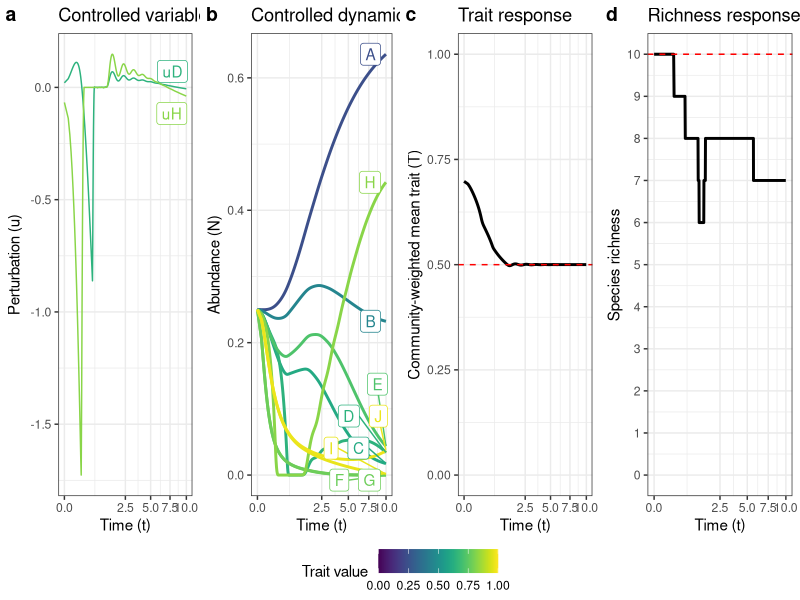

This chart was generated by the following R code:
library(ggplot2)
library(reshape2)
library(ggpubr)
library(dplyr)
library(viridis)
library(ggrepel)

# add in time series
data_statevars = read.csv("preds_statevars.csv",header=FALSE)
names(data_statevars) = LETTERS[1:ncol(data_statevars)]
data_perturbations = read.csv("preds_perturbations.csv",header=FALSE)
names(data_perturbations) = paste("u",LETTERS[1:ncol(data_statevars)],sep="")

data_time = read.csv("preds_time.csv",header=FALSE)
names(data_time) = "t"
data_aux = read.csv("preds_aux.csv",header=FALSE)
names(data_aux) = c("Blank","T_cwm","N_tot","richness")

data_traits = read.csv("preds_traits.csv",header=F) %>% rename(trait.value=V1) %>% mutate(species=LETTERS[1:ncol(data_statevars)])
data_traits = rbind(data_traits, data_traits %>% mutate(species=paste("u",species,sep="")))

data_ts = cbind(data_time, data_statevars, data_perturbations, data_aux)

data_ts_melted = melt(data_ts,id.vars=c("t")) %>%
  left_join(data_traits %>% rename(variable=species))

vars_perturbed = data_ts_melted %>% group_by(variable) %>% summarize(mean=mean(value)) %>% filter(variable %in% paste("u",LETTERS[1:ncol(data_statevars)],sep="")) %>% filter(mean!=0)



g_perturbation = ggplot(data=data_ts_melted %>% filter(variable %in% paste("u",LETTERS[1:ncol(data_statevars)],sep="") & variable %in% vars_perturbed$variable)) +
  geom_line(aes(x=t,y=value,col=trait.value,group=variable),size=0.5) + 
  theme_bw() +
  xlab("Time (t)") + ylab("Perturbation (u)") +
  geom_label_repel(data=data_ts_melted %>% filter(t==max(t) & variable %in% paste("u",LETTERS[1:ncol(data_statevars)],sep="") & variable %in% vars_perturbed$variable),aes(x=t,y=value,label=variable,color=trait.value),max.overlaps=Inf) +
  ggtitle('Controlled variable') +
  scale_color_viridis(name='Trait value',lim=c(0,1)) +
  scale_x_sqrt()

g_controlled = ggplot(data=data_ts_melted %>% filter(variable %in% LETTERS[1:ncol(data_statevars)])) +
  geom_line(aes(x=t,y=value,col=trait.value,group=variable),size=1) + 
  theme_bw() +
  xlab("Time (t)") + ylab("Abundance (N)") +
  geom_label_repel(data=data_ts_melted %>% filter(t==max(t) & variable %in% LETTERS[1:ncol(data_statevars)]),aes(x=t,y=value,label=variable,color=trait.value),max.overlaps=Inf) +
  ggtitle('Controlled dynamics') +
  scale_color_viridis(name='Trait value',lim=c(0,1)) +
  scale_x_sqrt()



g_trait = ggplot(data=data_ts_melted %>% filter(variable=="T_cwm")) + 
  geom_line(aes(x=t,y=value),size=1) +
  theme_bw() + 
  xlab("Time (t)") + ylab("Community-weighted mean trait (T)") +
  ggtitle('Trait response') +
  ylim(0,1) +
  geom_hline(yintercept = 0.5,color='red',linetype='dashed') +
  scale_x_sqrt()

g_richness = ggplot(data=data_ts_melted %>% filter(variable=="richness")) + 
  geom_line(aes(x=t,y=value),size=1) +
  theme_bw() + 
  xlab("Time (t)") + ylab("Species richness") +
  ggtitle('Richness response') +
  ylim(0,10) +
  geom_hline(yintercept = 10,color='red',linetype='dashed') +
  scale_x_sqrt() +
  scale_y_continuous(breaks=0:10,limits=c(0,10))

g_all = ggarrange(g_perturbation, g_controlled, g_trait, g_richness, labels='auto', nrow=1,ncol=4,common.legend=TRUE,legend='bottom')

ggsave(g_all,file='g_control_continuous.png',width=9,height=4)
